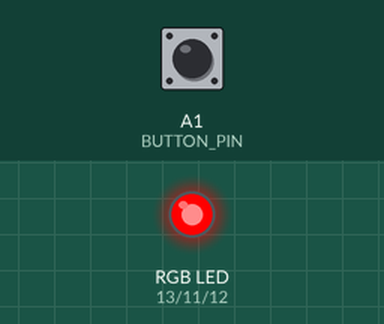
Recording of a sketch running on a simulated Arduino Uno, built with avr-gcc and run on an emulated ATmega328P. Shown: an RGB LED mixed from three pins (HIGH = lit). The inputs (shaded band) are chosen by the test bench; at power-on: A1 (BUTTON_PIN) LOW.

Above: at 1.2 s.
1.3 s: A1 (BUTTON_PIN) pulled HIGH for 0.15 s
At 2.5 s:
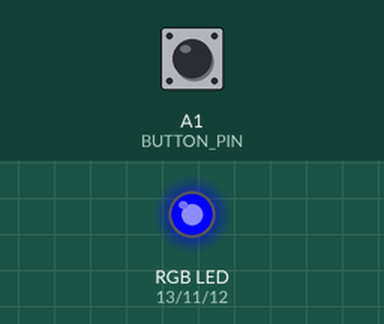
2.9 s: A1 (BUTTON_PIN) pulled HIGH for 1 s
At 3.7 s:
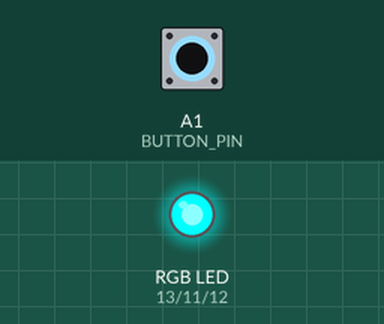
5.4 s: A1 (BUTTON_PIN) pulled HIGH for 0.15 s
At 6.6 s:
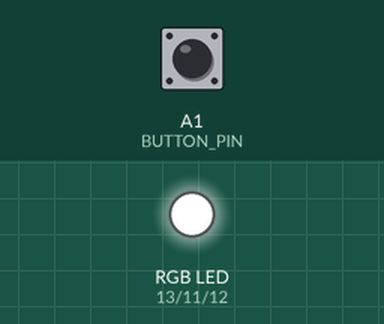
7.0 s: A1 (BUTTON_PIN) pulled HIGH for 3.2 s
At 8.1 s:
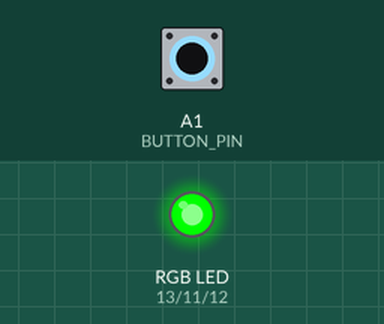
11.7 s: A1 (BUTTON_PIN) pulled HIGH for 0.15 s
At 12.8 s:
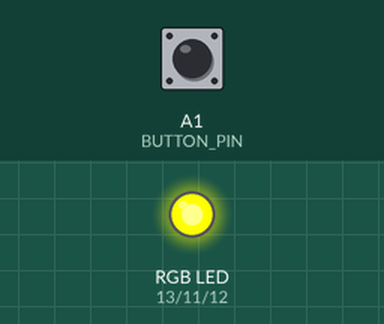
13.3 s: A1 (BUTTON_PIN) pulled HIGH for 1 s
At 14.1 s:
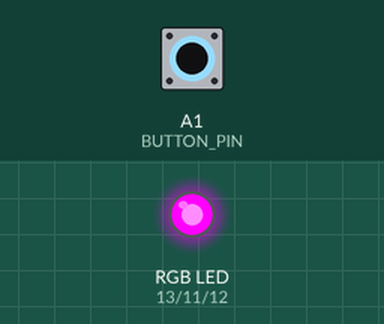
Timing chart, 0 to 16.3 s (numbered marks = the images above; inputs shaded):
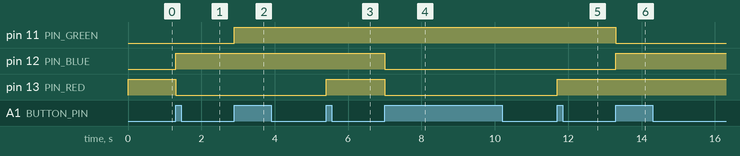

Measured:
- after the input at 1.3 s, pin 12 (PIN_BLUE): LOW → HIGH at once; pin 13 (PIN_RED): HIGH → LOW at once
- after the input at 2.9 s, pin 11 (PIN_GREEN): LOW → HIGH at once
- after the input at 5.4 s, pin 13 (PIN_RED): LOW → HIGH at once
- after the input at 7.0 s, pin 12 (PIN_BLUE), pin 13 (PIN_RED): HIGH → LOW at once
- after the input at 11.7 s, pin 13 (PIN_RED): LOW → HIGH at once
- after the input at 13.3 s, pin 11 (PIN_GREEN): HIGH → LOW at once; pin 12 (PIN_BLUE): LOW → HIGH at once

The sketch:

_21_codigo_arduino.ino
```cpp
namespace Config {
  constexpr int PIN_RED   = 13;
  constexpr int PIN_GREEN = 11;
  constexpr int PIN_BLUE  = 12;
  constexpr int BUTTON_PIN = A1;
  constexpr unsigned long DEBOUNCE_MS = 300;
  constexpr int NUM_COLORS = 8;
}

static const int COLOR_TABLE[Config::NUM_COLORS][3] = {
  {1, 0, 0},
  {0, 0, 1},
  {0, 1, 1},
  {1, 1, 1},
  {0, 1, 0},
  {1, 1, 0},
  {1, 0, 1},
  {0, 0, 0}
};

static int prev_button = LOW;
static size_t color_index = 0;
static unsigned long last_edge_time = 0;

void set_rgb(int r, int g, int b) {
  digitalWrite(Config::PIN_RED,   r ? HIGH : LOW);
  digitalWrite(Config::PIN_GREEN, g ? HIGH : LOW);
  digitalWrite(Config::PIN_BLUE,  b ? HIGH : LOW);
}

void setup() {
  pinMode(Config::PIN_RED,    OUTPUT);
  pinMode(Config::PIN_GREEN,  OUTPUT);
  pinMode(Config::PIN_BLUE,   OUTPUT);
  pinMode(Config::BUTTON_PIN, INPUT);
  set_rgb(COLOR_TABLE[0][0], COLOR_TABLE[0][1], COLOR_TABLE[0][2]);
}

void loop() {
  int btn = digitalRead(Config::BUTTON_PIN);
  unsigned long now = millis();

  if (btn == HIGH && prev_button == LOW) {
    if (now - last_edge_time >= Config::DEBOUNCE_MS) {
      last_edge_time = now;
      color_index = (color_index + 1) % static_cast<size_t>(Config::NUM_COLORS);
      set_rgb(COLOR_TABLE[color_index][0], COLOR_TABLE[color_index][1], COLOR_TABLE[color_index][2]);
    }
  }
  prev_button = btn;
}
```
